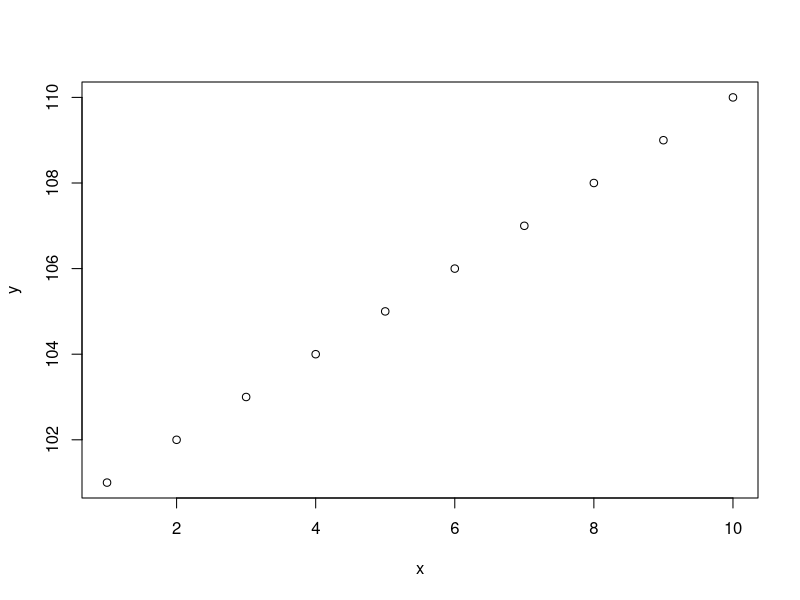

Source code (R): (Note: this script raises an error after producing the figure.)
#----------------------------------------#
#Vectores--------------------------------#
#----------------------------------------#


## 7)

### a

x <- c(1,4)
x

### b

y <- c(6,9,12,412)

### c

z <- 1:1223
z

### d

w <- seq(0.1,422.7,0.1)
w

### e

length(w)

### f

w[154]

### g

w[154] <- 2.4
w[154]

### h

w[124:162]

### i

s <- c(x,w)
s[1:50]


### j

t <- w[-124]
t[120:130]

### k

s <- y[c(1,4,3,2)]
s

## 8

y <- scan() # Input manual

## 9

### a

x <- 1:10
y <- 101:110
x+y
x/y[1:9] # -> Error

plot(x,y)

x+y[1:2] # -> Extiende y si el length of y es multiple de length x

### b

x <- 1:10
x**2
x*x # -> igual a x**2

w <- seq(0.1, 422.7,0.1)
q <- c(1:4227)
w*10


## 10

x <- c(1,2,3); names(x) <- letters[1:3]
x

## 11

### a

v <- c('mesa','silla','mantel')
v

### b

letters
LETTERS

### c

length(letters)

### d

help.search('paste')
paste(letters[1], letters[2], sep=" ")

#----------------------------------------#
#Numeros/vectores aleatorios-------------#
#----------------------------------------#

## 12

### a

sample(c(1:5),3,replace=T)
sample(c(1:5),6,replace=F) # -> Error

### b

sample(c(1:100),6, T)


### c
sample(letters,2,T)

### d
